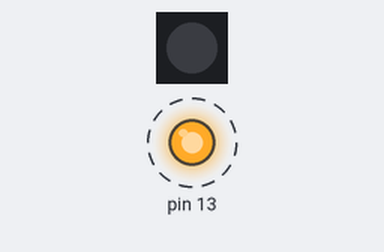
Bench run of a sketch on a simulated Arduino Uno, built with avr-gcc and run on an emulated ATmega328P. Parts: 1 RGB LEDs in strip order, left to right, output pins drawn as LEDs (lit = HIGH). Dashed ring = blinking. Dim RGB values are drawn brighter than linear.

Above: at 0.15 s.
At 2.25 s:
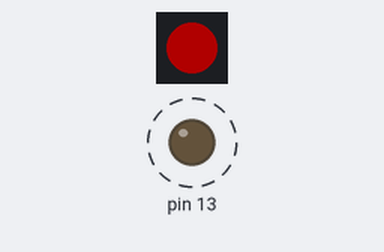
Timing chart, 0 to 3.0 s (numbered marks = the images above):
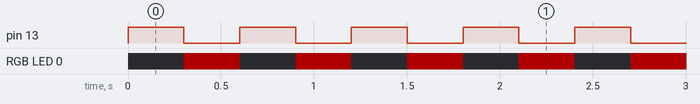

Measured:
- by itself, pin 13: alternates HIGH for 0.30 s and LOW for 0.30 s
- by itself, RGB LED 0: alternates RGB(55, 0, 0) for 0.30 s and off for 0.30 s

The sketch:

Snocoduino_test.ino
```cpp
#include <Adafruit_NeoPixel.h>
#define PIN            9
#define NUMPIXELS      1
Adafruit_NeoPixel pixels = Adafruit_NeoPixel(NUMPIXELS, PIN, NEO_GRB + NEO_KHZ800);

void setup()
{
  pinMode(13,OUTPUT);
  pixels.begin();
  pixels.show();
  pixels.show();
}
void loop()
{
  digitalWrite(13,HIGH);
  pixels.setPixelColor(0,0,0,0);
  pixels.show();
  delay(300);
  digitalWrite(13,LOW);
  pixels.setPixelColor(0,55,0,0);
  pixels.show();
  delay(300);
}
```
